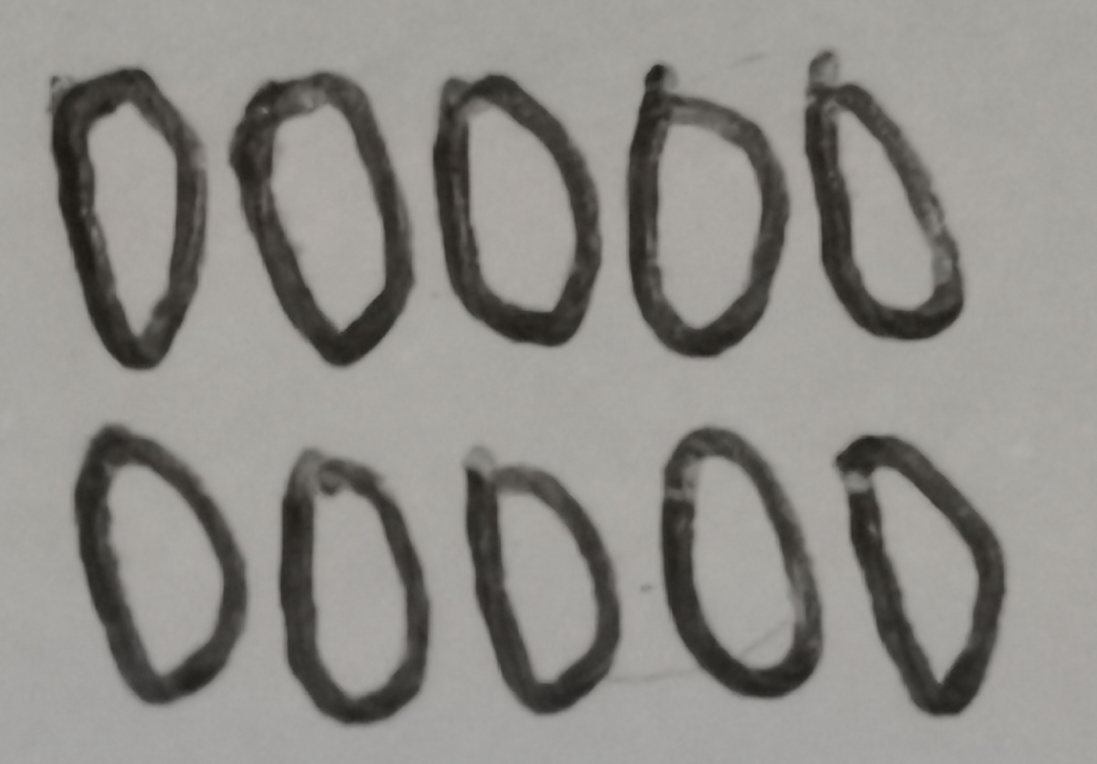
#> input picture test_numbers/0.jpg, 3290 x 2292 px (shown at 1/3 size); its folder holds 4 pictures in this run
$ python trained_Data.py   (older library calls are emulated)
#> lines starting #> are read from the running program, lines starting #| are printed output that depends on the picture; after the words box and inside, x2 and y2 are one past the last pixel; in counts of white or black regions, pixels touching at a corner belong together
import string
from timeit import default_timer as timer
import cv2
import numpy as np
start = timer() #timer starts
img_width, img_height= 30,40
char_Small= [*string.ascii_lowercase]
char_Big= [*string.ascii_uppercase]
num = [*string.digits]

def path_loc (a): #pathlocation for letters
    if a.isdigit():
        return f"./test_numbers/{a}.jpg"
    else:
        return f"./test_small_characters/{a}l.jpg" if a.islower() else f"./test_big_characters/{a}.jpg"
def main_function(char,ascii_value):
#> called with ascii_value = 48
    run_start= timer()
    char_int_classified =[]
    flat_char_img = np.empty((0, img_width* img_height))
    for x in char:
        char_imread = cv2.imread(path_loc(x))
#> char_imread is the input picture: shape (2292, 3290, 3); mean B, G, R 136.2, 140.6, 142.7
        char_gray = cv2.cvtColor(char_imread, cv2.COLOR_BGR2GRAY)
#> char_gray: shape (2292, 3290); min 24, max 175, mean 140.7
        return_A, char_thresh = cv2.threshold(char_gray, 150,255,cv2.CHAIN_APPROX_NONE)
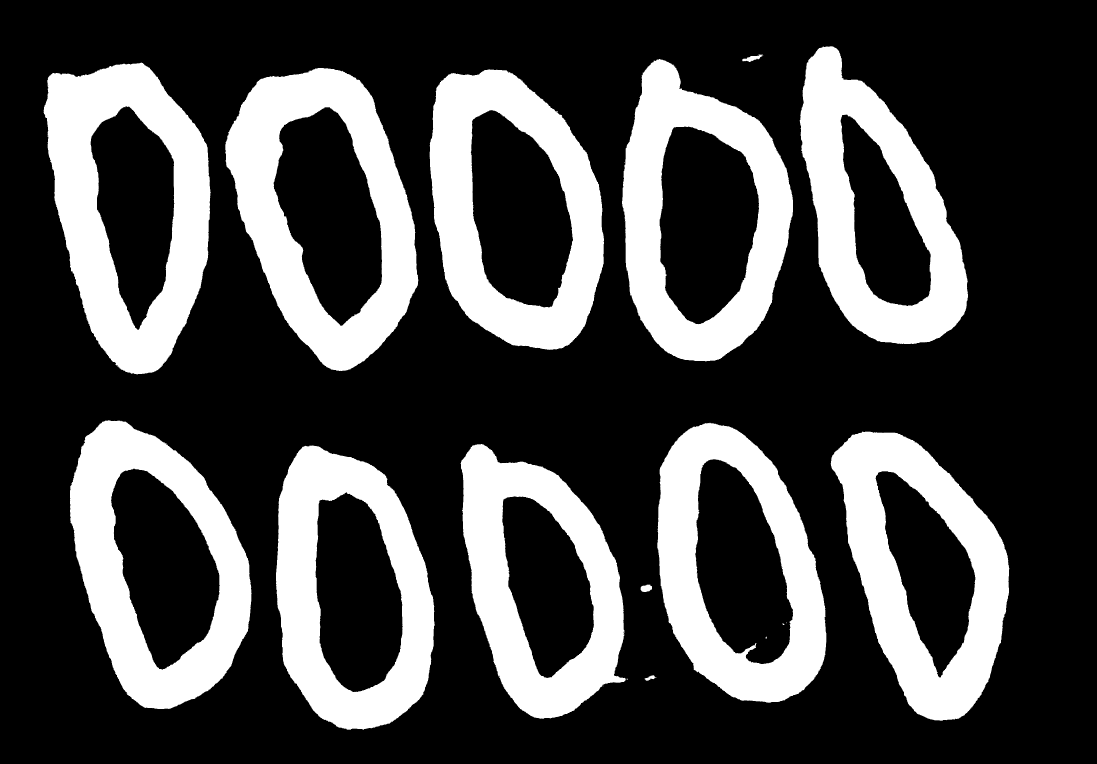
#> char_thresh: shape (2292, 3290) (shown at 1/3 size); 27.5% white; 27 white regions (13 under 20 px)
        thresh_copy = char_thresh.copy()
        con_char, hB = cv2.findContours(thresh_copy,cv2.RETR_EXTERNAL, cv2.CHAIN_APPROX_SIMPLE)
#> con_char = 22 contours, 9 with area under 20; largest, box (x1, y1, x2, y2) and area: (676, 204, 1255, 1113) 366558, (131, 188, 632, 1123) 343426, (1289, 208, 1812, 1050) 341951, (1866, 177, 2379, 1084) 339422, (210, 1261, 755, 2127) 334404; hB = 22 rows, first 6: [1, -1, -1, -1], [2, 0, -1, -1], [3, 1, -1, -1], [4, 2, -1, -1], [5, 3, -1, -1], [6, 4, -1, -1]
        countA=0
        for iter in con_char:
            [intX, intY, intW, intH ]=cv2.boundingRect(iter)
            char_img_roi = char_thresh[intY: intY+intH,intX:intX+intW ]
            resize_img_roi = cv2.resize(char_img_roi,(img_width,img_height))
            countA +=1
            char_int_classified.append(ascii_value)
            flat_img = resize_img_roi.reshape(1,img_width*img_height)
            flat_char_img = np.append(flat_char_img,flat_img,0)
#> this loop made 22 passes
#> (intX, intY, intW, intH) on passes 2, 4, 5, 7, 8, 9, 10, 11, 15, 16, 17, 19: (1880, 2036, 4, 3), (1934, 2026, 35, 16), (1922, 1754, 34, 22), (828, 1336, 476, 853), (1382, 1332, 495, 824), (2492, 1295, 536, 867), (1972, 1268, 507, 840), (210, 1261, 545, 866), (1289, 208, 523, 842), (676, 204, 579, 909), (131, 188, 501, 935), (1866, 177, 513, 907)
#> (intX, intY, intW, intH, char_img_roi) on passes 3, 6, 12, 13, 18, 20: (1867, 2031, 1, 1, [255]), (1268, 1669, 1, 1, [255]), (342, 1087, 1, 1, [255]), (1874, 664, 1, 1, [255]), (2229, 185, 1, 1, [255]), (2288, 168, 1, 1, [255])
#> pass 2, in main_function, `resize_img_roi = cv2.resize(char_img_roi,(img_width,img_height))`:
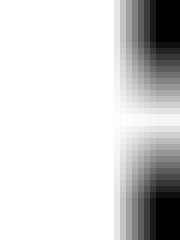
#> resize_img_roi: shape (40, 30) (shown 6 times larger); min 0, max 255, mean 212.4
#> after the loop:
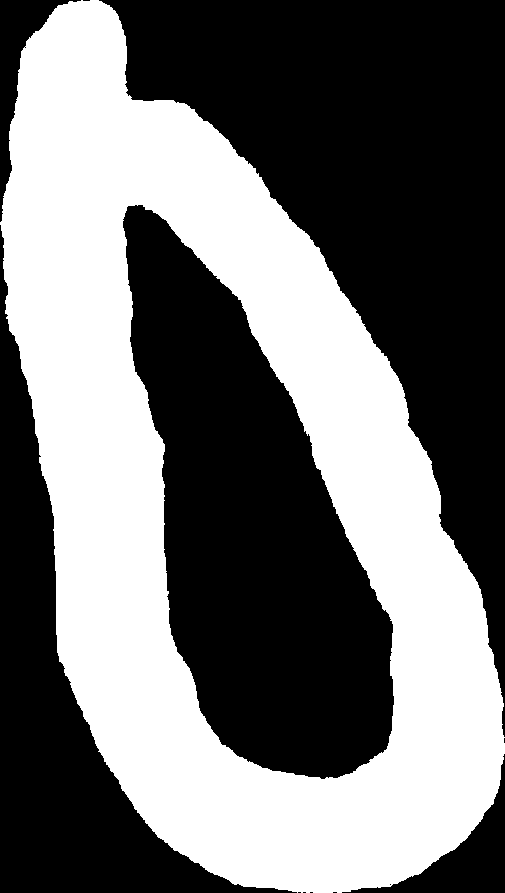
#> char_img_roi: shape (893, 505); 44.3% white; 1 white region, box (x1, y1, x2, y2) and area: (0, 0, 505, 893) 199767
#> after the loop, char_int_classified = [48, 48, 48, 48, 48, 48, 48, 48, 48, 48, 48, 48, 48, 48, 48, 48, 48, 48, 48, 48, 48, 48]; countA = 22
        run_end = timer()
        runtime = run_end-run_start
        print(f"Char :{x}\t\tCountour:{countA}", end='')
#| Char :0		Countour:22
        print(f"\t\tChar_value : {ascii_value}\t\tTime Exec: {int(runtime)}")
        ascii_value+=1
        countA+=1
#> countA = 23
#> pass 2 of the loop in main_function, `for x in char:`:
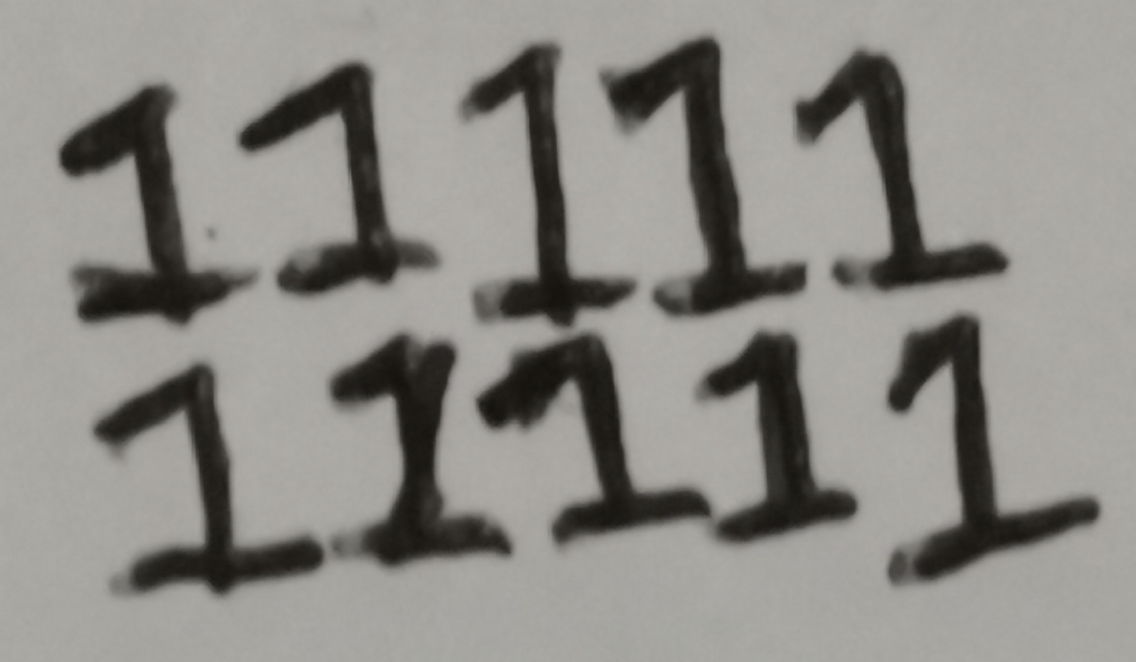
#> input picture test_numbers/1.jpg, 3406 x 1986 px (shown at 1/3 size)
#> in main_function, char_imread is the input picture: shape (1986, 3406, 3); mean B, G, R 134.7, 139.5, 141.3
#> char_gray: shape (1986, 3406)
#> in main_function, `return_A, char_thresh = cv2.threshold(char_gray, 150,255,cv2.CHAIN_APP..`:
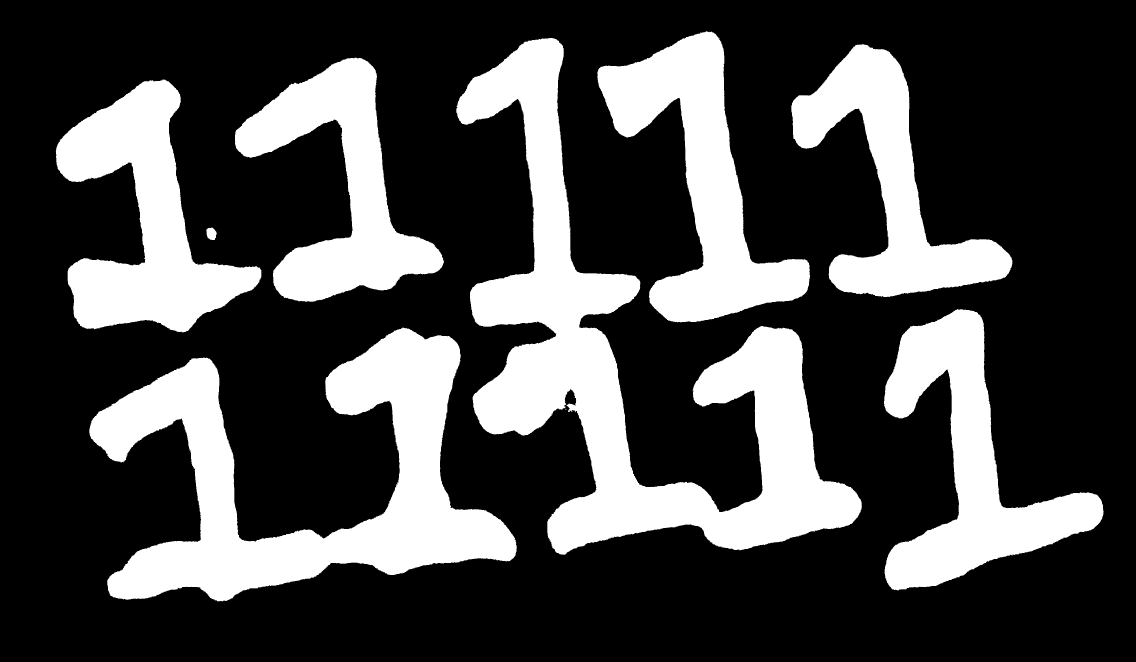
#> char_thresh: shape (1986, 3406) (shown at 1/3 size); 27.6% white; 19 white regions (11 under 20 px)
#> con_char = 19 contours, 11 with area under 20; largest, box (x1, y1, x2, y2) and area: (1369, 114, 2586, 1664) 514242, (268, 983, 1550, 1804) 393268, (167, 239, 784, 997) 201098, (1792, 94, 2430, 967) 200761, (2652, 927, 3312, 1771) 197520, (705, 173, 1332, 905) 174110, (2374, 133, 3037, 891) 170786, (619, 683, 650, 720) 836; hB = 19 rows, first 6: [1, -1, -1, -1], [2, 0, -1, -1], [3, 1, -1, -1], [4, 2, -1, -1], [5, 3, -1, -1], [6, 4, -1, -1]
#> the loop in main_function, `for iter in con_char:` made 19 passes
#> (intX, intY, intW, intH) on passes 10, 11, 14, 15, 16, 17, 18, 19: (268, 983, 1282, 821), (2652, 927, 660, 844), (619, 683, 31, 37), (167, 239, 617, 758), (705, 173, 627, 732), (2374, 133, 663, 758), (1369, 114, 1217, 1550), (1792, 94, 638, 873)
#> after the loop in main_function, `for iter in con_char:`:
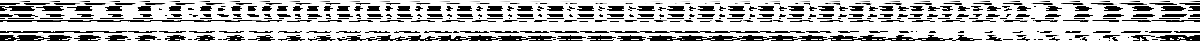
#> flat_char_img: shape (41, 1200) float64; min 0, max 255, mean 184.7
#> after the loop in main_function, `for iter in con_char:`: char_int_classified = 41 values from 48 to 49; countA = 19
#| Char :1		Countour:19
#> in main_function, `countA+=1`: countA = 20
#> pass 3 of the loop in main_function, `for x in char:`:
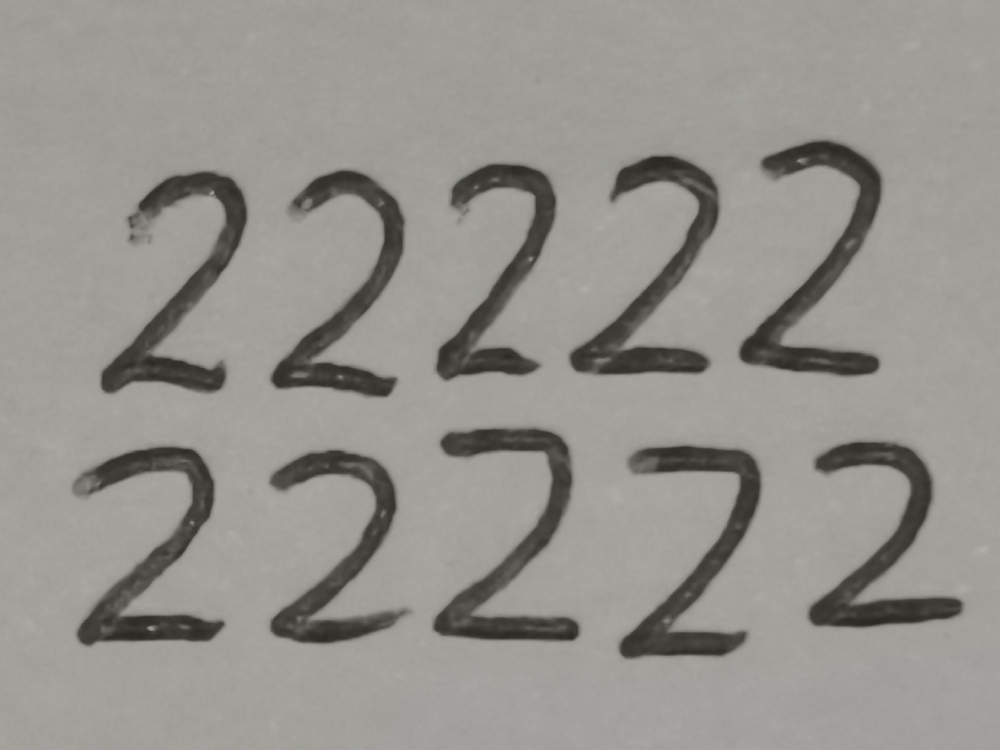
#> input picture test_numbers/2.jpg, 4000 x 3000 px (shown at 1/4 size)
#> in main_function, char_imread is the input picture: shape (3000, 4000, 3); mean B, G, R 141.7, 146.6, 148.4
#> char_gray: shape (3000, 4000)
#> in main_function, `return_A, char_thresh = cv2.threshold(char_gray, 150,255,cv2.CHAIN_APP..`:
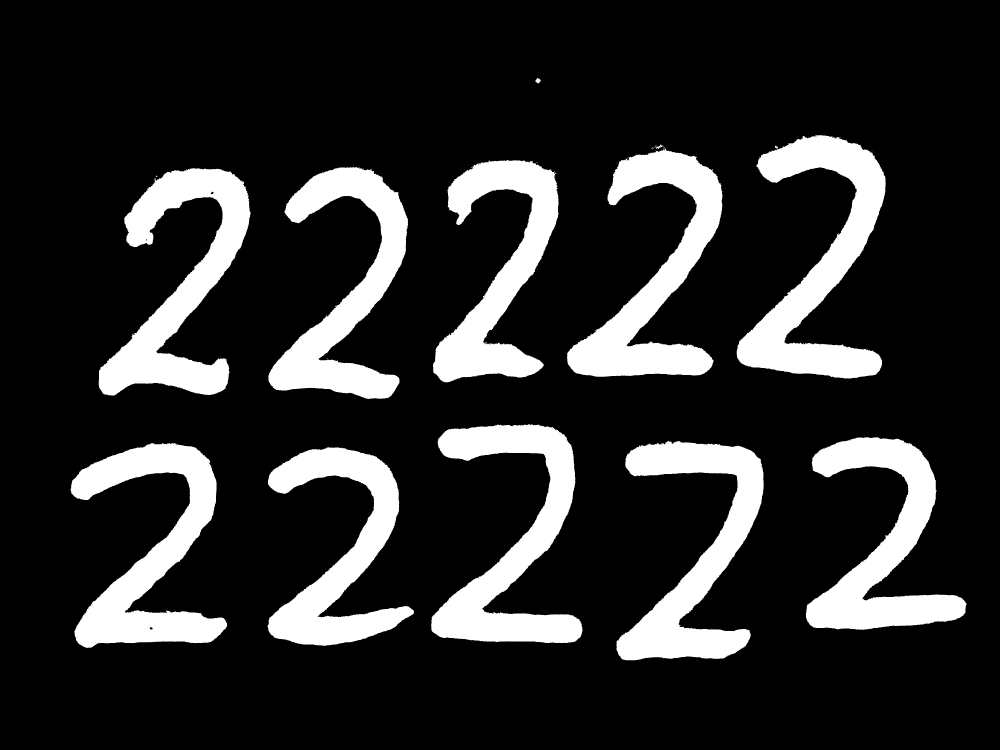
#> char_thresh: shape (3000, 4000) (shown at 1/4 size); 16.7% white; 60 white regions (45 under 20 px)
#> con_char = 60 contours, 47 with area under 20; largest, box (x1, y1, x2, y2) and area: (2947, 541, 3543, 1514) 216264, (395, 673, 1003, 1582) 210814, (282, 1772, 909, 2592) 206172, (1725, 1697, 2330, 2572) 204522, (2268, 589, 2890, 1507) 203254; hB = 60 rows, first 6: [1, -1, -1, -1], [2, 0, -1, -1], [3, 1, -1, -1], [4, 2, -1, -1], [5, 3, -1, -1], [6, 4, -1, -1]
#> the loop in main_function, `for iter in con_char:` made 60 passes
#> (iter, intX, intY, intW, intH, char_img_roi) on passes 1 to 4: ([[1325, 2463], [1326, 2463]], 1325, 2463, 2, 1, [[255, 255]]), ([[3224, 2440], [3224, 2445]], 3224, 2440, 1, 6, [255, 255, 255, 255, 255, 255]), ([[2851, 2172], [2852, 2172]], 2851, 2172, 2, 1, [[255, 255]]), ([[2171, 2024], [2172, 2024]], 2171, 2024, 2, 1, [[255, 255]])
#> after the loop in main_function, `for iter in con_char:`:
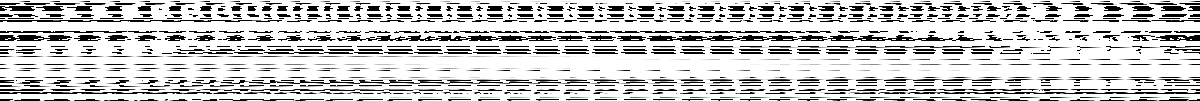
#> flat_char_img: shape (101, 1200) float64; min 0, max 255, mean 199.1
#> after the loop in main_function, `for iter in con_char:`: char_int_classified = 101 values from 48 to 50; countA = 60
#| Char :2		Countour:60
#> in main_function, `countA+=1`: countA = 61
#> the loop made 5 passes; the first 3 are shown

    classifications_img = np.array(char_int_classified, float) #np.float
    classifications_final_img= classifications_img.reshape(classifications_img.size,1)
    np.savetxt("char_classifications.txt", classifications_final_img)
    np.savetxt("flat_char_img.txt",flat_char_img)

#> (the run stopped early here; a loop or call above may not have finished)
